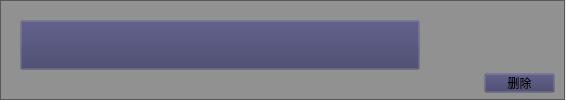
<?xml version="1.0" encoding="UTF-8"?>
<ui version="4.0">
 <class>MainWindow</class>
 <widget class="QMainWindow" name="MainWindow">
  <property name="geometry">
   <rect>
    <x>0</x>
    <y>0</y>
    <width>566</width>
    <height>100</height>
   </rect>
  </property>
  <property name="windowTitle">
   <string>MainWindow</string>
  </property>
  <widget class="QWidget" name="centralwidget">
   <widget class="QFrame" name="frame_9">
    <property name="geometry">
     <rect>
      <x>0</x>
      <y>0</y>
      <width>565</width>
      <height>100</height>
     </rect>
    </property>
    <property name="styleSheet">
     <string notr="true">background-color: rgba(0, 0, 0, 100);  </string>
    </property>
    <property name="frameShape">
     <enum>QFrame::StyledPanel</enum>
    </property>
    <property name="frameShadow">
     <enum>QFrame::Raised</enum>
    </property>
    <widget class="QPushButton" name="pushButton">
     <property name="geometry">
      <rect>
       <x>20</x>
       <y>20</y>
       <width>400</width>
       <height>50</height>
      </rect>
     </property>
     <property name="styleSheet">
      <string notr="true">background-color: rgb(59, 59, 100,0);
</string>
     </property>
     <property name="text">
      <string/>
     </property>
    </widget>
    <widget class="QLabel" name="label_ShowPrice">
     <property name="geometry">
      <rect>
       <x>483</x>
       <y>50</y>
       <width>71</width>
       <height>20</height>
      </rect>
     </property>
     <property name="styleSheet">
      <string notr="true">background-color: rgb(59, 59, 100,0);
</string>
     </property>
     <property name="text">
      <string/>
     </property>
    </widget>
    <widget class="QPushButton" name="pushButton_2">
     <property name="geometry">
      <rect>
       <x>484</x>
       <y>73</y>
       <width>71</width>
       <height>20</height>
      </rect>
     </property>
     <property name="styleSheet">
      <string notr="true">background-color: rgb(59, 59, 100,0);
</string>
     </property>
     <property name="text">
      <string>删除</string>
     </property>
    </widget>
   </widget>
  </widget>
 </widget>
 <resources>
  <include location="resgame_system.qrc"/>
 </resources>
 <connections/>
</ui>
